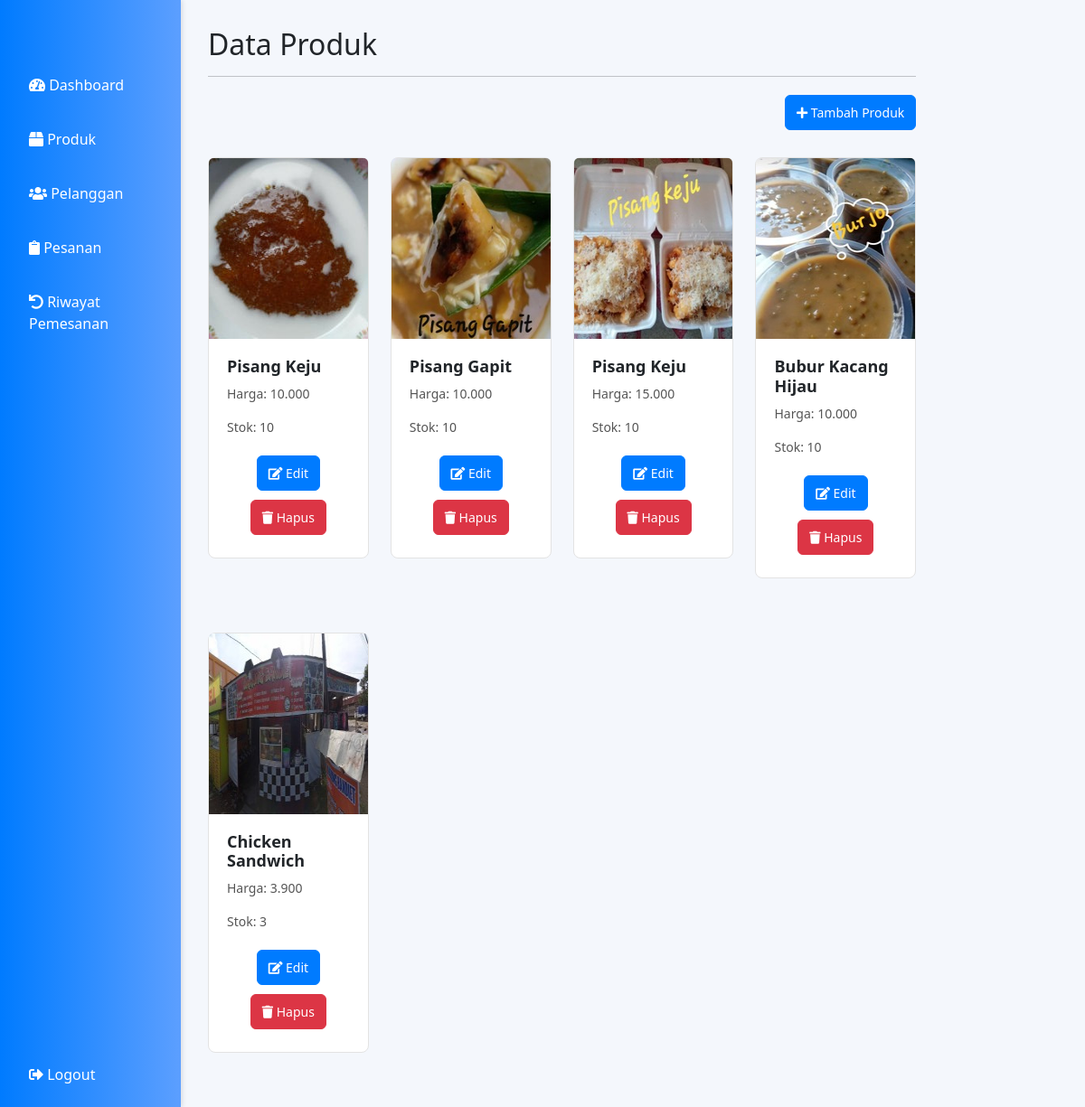
The page /admin/produk.php (signed in) on the database as committed earlier.
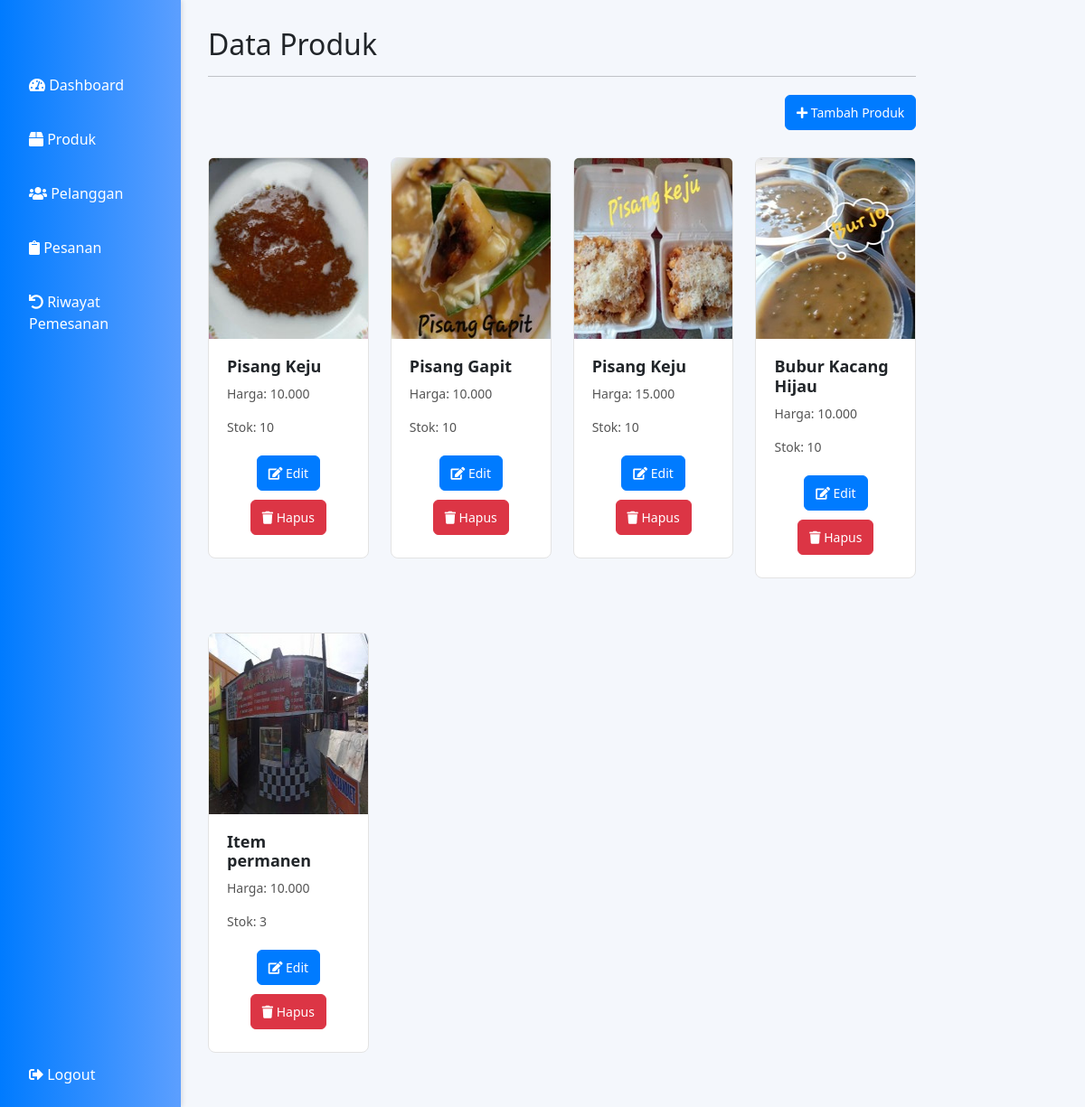
The same page on the database as committed later.
### tables this page shows
CREATE TABLE `items` (
  `item_id` int(11) NOT NULL,
  `item_name` varchar(225) NOT NULL,
  `stok` int(11) NOT NULL,
  `harga` decimal(6,3) NOT NULL,
  `item_image` varchar(100) DEFAULT NULL,
  `item_keywords` text DEFAULT NULL,
  `aktif` tinyint(1) NOT NULL DEFAULT 1
);

### admin/produk.php (the view, shortened to what this page needs)
<?php
include "../koneksi/koneksi.php";
?>
<!DOCTYPE html>
<html lang="en">
<head>
  <link href="https://cdn.jsdelivr.net/npm/bootstrap@5.3.0/dist/css/bootstrap.min.css" rel="stylesheet">
  <link rel="stylesheet" href="https://cdnjs.cloudflare.com/ajax/libs/font-awesome/5.15.3/css/all.min.css">
</head>
<body>
  <div class="sidebar">
    <a href="dashboard.php"><i class="fas fa-tachometer-alt"></i> Dashboard</a>
    <a href="produk.php"><i class="fas fa-box"></i> Produk</a>
    <a href="pelanggan.php"><i class="fas fa-users"></i> Pelanggan</a>
    <a href="pesanan.php"><i class="fas fa-clipboard"></i> Pesanan</a>
    <a href="riwayatpemesanan.php"><i class="fas fa-undo"></i> Riwayat Pemesanan</a>
    <div style="flex-grow: 1;"></div>
    <a href="logout.php"><i class="fas fa-sign-out-alt"></i> Logout</a>
  </div>
  <div class="content">
    <div class="col-sm-9 col-sm-offset-3 col-md-10 col-md-offset-2 main">
      <h2 class="page-header">Data Produk</h2>
      <hr>
      <div class="row-search">
        <a href="tambahproduk.php" class="btn btn-primary"><i class="fa fa-plus"></i> Tambah Produk</a>
      </div>
      <div class="row">
        <?php
        $query = $conn->query("SELECT * FROM items where aktif=1");
        while ($lihat = $query->fetch(PDO::FETCH_ASSOC)) {
        ?>
          <div class="col-md-3">
            <div class="card">
              <img src="../<?php echo $lihat['item_image']; ?>" class="card-img-top" alt="" width="300px" height="200px">
              <div class="card-body">
                <h5 class="card-title"><?php echo $lihat['item_name']; ?></h5>
                <p class="card-text">Harga: <?php echo $lihat['harga']; ?></p>
                <p class="card-text">Stok: <?php echo $lihat['stok']; ?></p>
                <div class="text-center">
                  <a href="editproduk.php?item_id=<?php echo $lihat['item_id']; ?>" class="btn btn-primary"><i class="fas fa-edit"></i> Edit</a>
                  <a href="hapusproduk.php?item_id=<?php echo $lihat['item_id']; ?>" class="btn btn-danger"><i class="fa fa-trash"></i> Hapus</a>
                </div>
              </div>
            </div>
          </div>
        <?php } ?>
      </div>
    </div>
  </div>
</body>
</html>

Rows that differ between the two databases and show on the page:
changed items: item_name "Chicken Sandwich" → "Item permanen"; harga "3.900" → "10.000"
